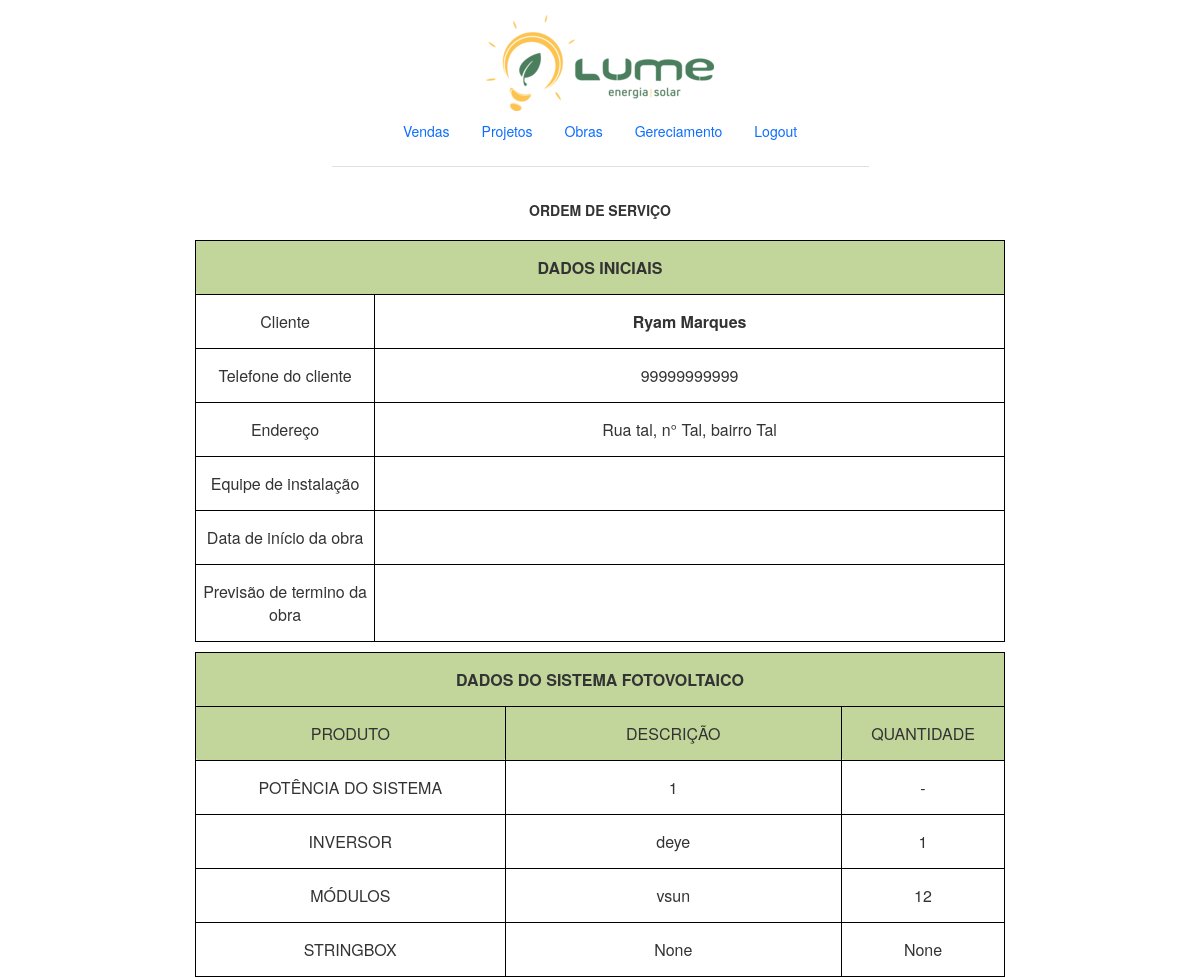
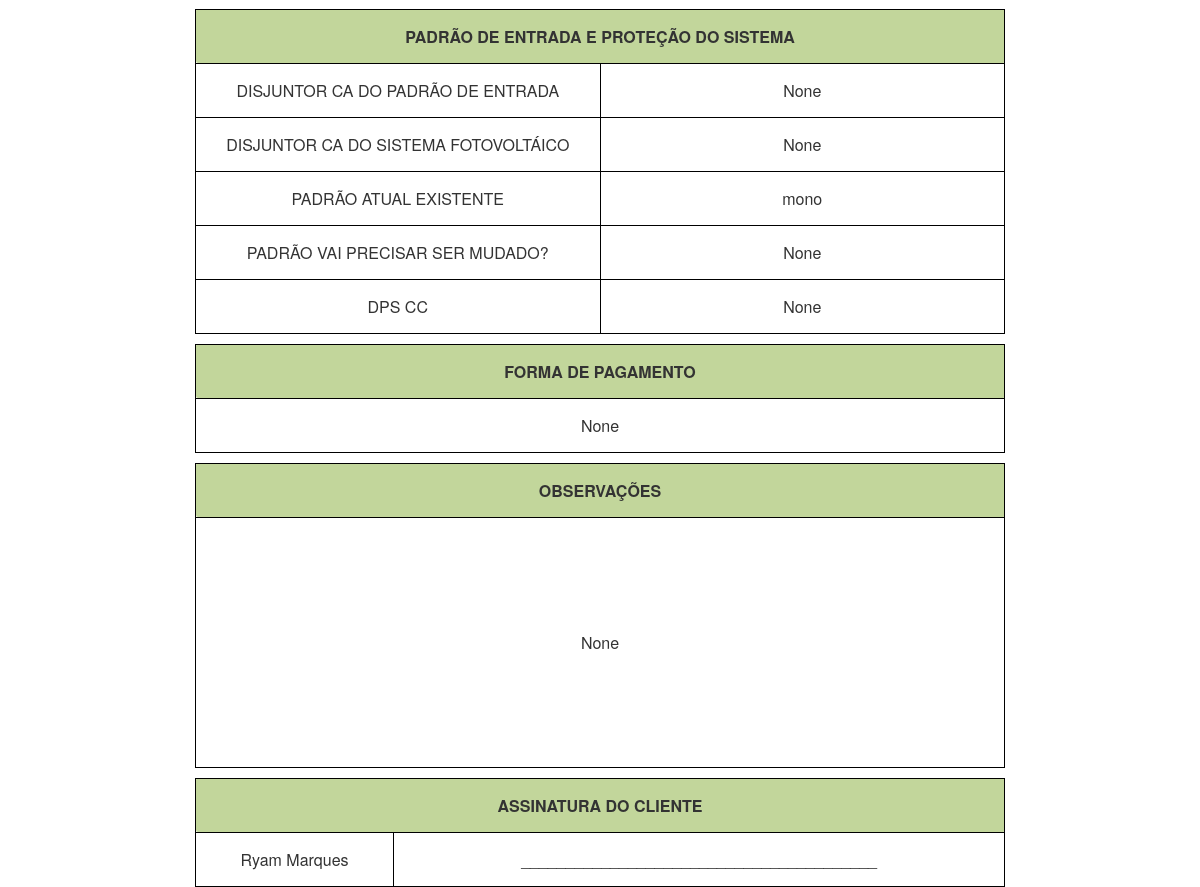
The page /clientes/Ryam Marques/ordemServico/ (signed in) on the database its author committed (2 pictures, top to bottom).
### app_doc/models.py (models this page shows, shortened)
class Cliente(models.Model):
    nome = models.CharField('Nome', max_length=100, null=True)
    fone = models.CharField('Telefone', max_length=11, null=True)
    cpf = models.CharField('CPF', max_length=14, null=True)
    rg = models.CharField('RG', max_length=20, null=True)
    nascimento = models.DateField('Nascimento', null=True, blank=True)
    email = models.CharField('Email: ', max_length=20, null=True)
    conta_contrato = models.CharField('Conta Contrato: ', max_length=20, null=True)
    decimal_x = models.CharField('Decimal - X:', max_length=15, null=True)
    decimal_y = models.CharField('Decimal - Y:', max_length=15, null=True)
    utm_x = models.CharField('UTM - X:', max_length=15, null=True)
    utm_y = models.CharField('UTM - Y:', max_length=15, null=True)
    geografica = models.CharField('Geografica:', max_length=15, null=True)
    adress = models.CharField('Endereço', max_length=200, null=True)
    link_endereco = models.CharField('Link Localização: ', max_length=30, null=True)
    inicio = models.DateField('Inicio da obra', null=True, blank=True)
    fim = models.DateField('Fim da obra', null=True, blank=True)
    equipe = models.DateField('Equipe de instalação: ', max_length=300, null=True)
    sis_pot = models.CharField('Potencia do Sistema:', max_length=4, null=True)
    ger_mensal = models.CharField('Geração Mensal:', max_length=8, null=True)
    tipo_padrao = models.CharField('Padrao de entrada:', max_length=10, null=True)
    tipo_geracao = models.CharField('Tipo de geração:', max_length=20, null=True)
    mudar_padrao = models.CharField('Padrao precisa ser mudado ?:', max_length=10, null=True)
    inversor = models.CharField('Inversor(es) Utilizado(s):', max_length=20, null=True)
    qt_inv = models.IntegerField('Quantidade de inversores:', null=True)
    mod = models.CharField('Modulos Utilizados:', max_length=20, null=True)
    qt_mod = models.IntegerField('Quantidade de modulos:', null=True)
    strBx = models.CharField('Modelo de StringBox usada:', max_length=200, null=True)
    qt_strBx = models.IntegerField('Quantidade de stringBox:', null=True)
    disj = models.CharField('Disjuntor de entrada do sistema:', max_length=15, null=True)
    disjSis = models.CharField('Disjuntor de proteção CA do sistema:', max_length=20, null=True)
    dps = models.CharField('DPS CC do Sistema:', max_length=20, null=True)
    pagamento = models.CharField('Forma de pagamento:', max_length=30, null=True)
    obs = models.CharField('Observações: ', max_length=500, null=True)

### app_doc/views.py (the view)
# urls.py: path('clientes/<nome>/ordemServico/', orderService),
def orderService(request, nome):
    if request.user.is_authenticated:
        lista = Cliente.objects.get(nome=nome)
        context = {
            'lista': lista,
        }
        return render(request, 'orderService.html', context)
    else:
        return redirect("/login/")

### app_doc/templates/orderService.html (shortened to what this page needs)
{% load static%}
<head>
    <link href="https://cdn.jsdelivr.net/npm/bootstrap@5.1.3/dist/css/bootstrap.min.css" rel="stylesheet">
    <link href="https://maxcdn.bootstrapcdn.com/bootstrap/3.3.7/css/bootstrap.min.css" rel="stylesheet">
    <link rel="stylesheet" href="https://cdnjs.cloudflare.com/ajax/libs/materialize/1.0.0/css/materialize.min.css">
    <link rel="stylesheet" href= '{% static "css/os.css" %}'>
</head>
<body>
    <div class="container">
        <div class="container">
            <header class="d-flex flex-wrap justify-content-center py-3 mb-4 border-bottom">
                <a href="http://127.0.0.1:8000/clientes">
                <span><img src="{% static 'img/lumi_original.png' %}"></span>
              </a>
              <ul class="nav nav-pills">
                <li class="nav-item"><a href="#" class="nav-link" >Vendas</a></li>
                <li class="nav-item"><a href="#" class="nav-link">Projetos</a></li>
                <li class="nav-item"><a href="#" class="nav-link">Obras</a></li>
                <li class="nav-item"><a href="#" class="nav-link">Gereciamento</a></li>
                <li class="nav-item"><a href="#" class="nav-link">Logout</a></li>
              </ul>
            </header>
        </div>
        <p style="text-align: center; padding: 10px;"><b>ORDEM DE SERVIÇO</b></p>
        <table align="center">
            <tr>
                <th class="t1" colspan="2">DADOS INICIAIS</th>
            </tr>
            <tr>
                <td class="c1">Cliente</td>
                <td><b>{{lista.nome}}</b></td>
            </tr>
            <tr>
                <td class="c1">Telefone do cliente</td>
                <td>{{lista.fone}}</td>
            </tr>
            <tr>
                <td class="c1">Endereço</td>
                <td>{{lista.adress}}</td>
            </tr>
            <tr>
                <td class="c1">Equipe de instalação</td>
                <td><b>{{equipe}}</b></td>
            </tr>
            <tr>
                <td class="c1">Data de início da obra</td>
                <td><b>{{inicio_obra}}</b></td>
            </tr>
            <tr>
                <td class="c1">Previsão de termino da obra</td>
                <td><b>{{fim_obra}}</b></td>
            </tr>
        </table>
        <table align="center">
            <tr>
                <th class="t2" colspan="3">DADOS DO SISTEMA FOTOVOLTAICO</th>
            </tr>
            <tr>
                <td class="c2-1">PRODUTO</td>
                <td class="c2-2">DESCRIÇÃO</td>
                <td class="c2-3">QUANTIDADE</td>
            </tr>
            <tr>
                <td>POTÊNCIA DO SISTEMA</td>
                <td>{{lista.sis_pot}}</td>
                <td>-</td>
            </tr>
            <tr>
                <td>INVERSOR</td>
                <td>{{lista.inversor}}</td>
                <td>{{lista.qt_inv}}</td>
            </tr>
            <tr>
                <td>MÓDULOS</td>
                <td>{{lista.mod}}</td>
                <td>{{lista.qt_mod}}</td>
            </tr>
            <tr>
                <td>STRINGBOX</td>
                <td>{{lista.strBx}}</td>
                <td>{{lista.qt_strBx}}</td>
            </tr>
        </table>
        <table align="center">
            <tr>
                <th class="t2" colspan="2">PADRÃO DE ENTRADA E PROTEÇÃO DO SISTEMA</th>
            </tr>
            <tr>
                <td class="c3-1">DISJUNTOR CA DO PADRÃO DE ENTRADA</td>
                <td class="c3-2">{{lista.disj}}</td>
            </tr>
            <tr>
                <td>DISJUNTOR CA DO SISTEMA FOTOVOLTÁICO</td>
                <td>{{lista.disjSis}}</td>
            </tr>
            <tr>
                <td>PADRÃO ATUAL EXISTENTE</td>
                <td>{{lista.tipo_padrao}}</td>
            </tr>
            <tr>
                <td>PADRÃO VAI PRECISAR SER MUDADO?</td>
                <td>{{lista.mudar_padrao}}</td>
            </tr>
            <tr>
                <td>DPS CC</td>
                <td>{{lista.dps}}</td>
            </tr>
        </table>
        <table align="center">
            <tr>
                <th class="t2">FORMA DE PAGAMENTO</th>
            </tr>
            <tr>
                <td>{{lista.pagamento}}</td>
            </tr>
        </table>
        <table align="center">
            <tr>
                <th class="t2">OBSERVAÇÕES</th>
            </tr>
            <tr>
                <td style="height: 250px;">{{lista.obs}}</td>
            </tr>
        </table>
        <table align="center">
            <tr>
                <th class="t2" colspan="2"> ASSINATURA DO CLIENTE</th>
            </tr>
            <tr>
                <td>{{lista.nome}}</td>
                <td>________________________________________</td>
            </tr>
        </table>
    </div>
</body>

### app_doc/static/css/os.css (style rules this page uses)
th, tr, td, table { border: 0.0001px solid black; border-spacing: 0px; text-align: center; }
table { align-items: center; }
.t1 { width: 626.645px; background-color: #c2d69b; }
.c1 { width: 179.15px; }
.t2 { width: 693.165px; background-color: #c2d69b; }
.c2-1 { width: 264.94488px; background-color: #c2d69b; }
.c2-2 { width: 288px; background-color: #c2d69b; }
.c2-3 { width: 139.464566px; background-color: #c2d69b; }
.c3-1, .c3-2 { width: 345.826771px; }

### rows shown on the page
Cliente: nome "Ryam Marques", fone "99999999999", adress "Rua tal, n° Tal, bairro Tal", sis_pot "1", inversor "deye", qt_inv "1", mod "vsun", qt_mod "12", strBx "None", qt_strBx "None", disj "None", disjSis "None", tipo_padrao "mono", mudar_padrao "None", dps "None", pagamento "None", obs "None"
